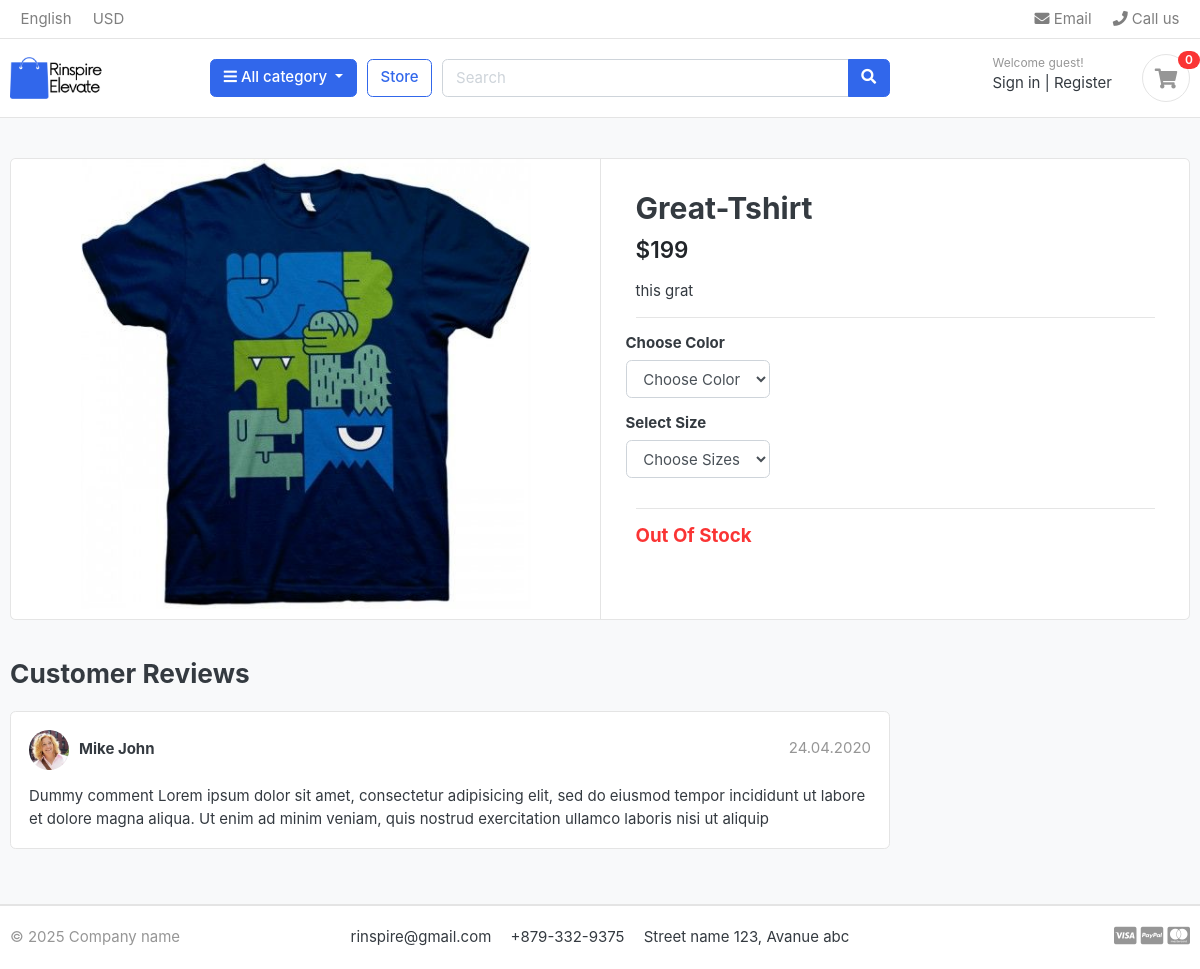
Page /store/category/t-shirts/great-tshirt/ on the committed database.
### store/models.py (models this page shows, shortened)
class Product(models.Model):
    product_name =models.CharField(max_length=200,unique=True)
    slug    = models.SlugField(max_length=200,unique=True)
    product_description = models.TextField(max_length=500,blank=True)
    price  =models.IntegerField()
    pro_image = models.ImageField(upload_to='photos/products',blank=True)
    stock =models.IntegerField()
    is_available = models.BooleanField(default=True)
    category = models.ForeignKey(Category,on_delete=models.CASCADE)
    created_date = models.DateTimeField(auto_now_add=True)
    modified_data =models.DateTimeField(auto_now=True)

### store/views.py (the view)
# urls.py: path("category/<slug:category_slug>/<slug:product_slug>/",views.product_detail,name='product_detail'),
def product_detail(request,category_slug,product_slug):
    try:
        single_product = Product.objects.get(category__slug=category_slug,slug=product_slug)
        in_cart = CartItem.objects.filter(cart__cart_id = _cart_id(request),product = single_product).exists()
    except Exception as e:
        raise e
    context={
        'single_product':single_product,
        'in_cart':in_cart,
    }
    return render(request,"store/product_detail.html",context)

### cart/context_processors.py (called while the page is built)
def counter(request):
    cart_count = 0
    if 'admin' in request.path:
        return {}
    else:
        try:
            cart =Cart.objects.filter(cart_id = _cart_id(request))
            cart_items = CartItem.objects.all().filter(cart = cart[:1])
            for cart_item in cart_items:
                cart_count +=  cart_item.quantity
        except Cart.DoesNotExist:
            cart_item = 0
    return dict(cart_count = cart_count)

### cart/views.py (called while the page is built)
def _cart_id(request):
    cart = request.session.session_key
    if not cart:
        cart = request.session.create()
    return cart

### category/context_processors.py (called while the page is built)
def menu_links(request):
    links = Category.objects.all()
    return dict(links=links)

### category/models.py (called while the page is built)
    def get_url(self):
        return reverse('product_by_category', args=[self.slug])

### store/models.py (called while the page is built)
    def colors(self):
        return super(VariationManager, self).filter(variation_category='color', is_active=True)

    def sizes(self):
        return super(VariationManager, self).filter(variation_category='size', is_active=True)

### template/store/product_detail.html (shortened to what this page needs)
{% extends 'base.html'%}
{%block content%}
<section class="section-content padding-y bg">
<div class="container">
<div class="card">
	<div class="row no-gutters">
		<aside class="col-md-6">
<article class="gallery-wrap">
	<div class="img-big-wrap">
	   <a href="#">{%if single_product.pro_image%}
        <img src="{{single_product.pro_image.url}}">
        {%else%}
        <p>image</p>
        {%endif%}</a>
	</div>
</article>
		</aside>
		<main class="col-md-6 border-left">
	<form method="post" action="{% url 'add_cart' single_product.id %}">
<article class="content-body">
<h2 class="title">{{single_product.product_name}}</h2>
<div class="mb-3">
	<var class="price h4">${{single_product.price}}</var>
</div>
<p>{{single_product.product_description}}</p>
<hr>
	<div class="row">
		<div class="item-option-select">
			<h6>Choose Color</h6>
			<select name="color" class="form-control" required>
				<option value="" disabled selected>Choose Color</option>
			</select>
		</div>
	</div>
	<div class="row">
		<div class="item-option-select">
			<h6>Select Size</h6>
			<select name="size" class="form-control" required>
				<option value="" disabled selected>Choose Sizes</option>
			</select>
		</div>
	</div>
	<hr>
	{% if single_product.stock == 0 %}
	<h5 class="text-danger">Out Of Stock</h5>
	{% else %}
		<button type="submit" class="btn  btn-primary"> <span class="text">Add to cart</span> <i class="fas fa-shopping-cart"></i>  </button>
	{% endif %}
</form>
		</main>
	</div>
</div>
<br>
<div class="row">
			<div class="col-md-9">
	<header class="section-heading">
		<h3>Customer Reviews </h3>
	</header>
	<article class="box mb-3">
		<div class="icontext w-100">
			<img src="/static/images/avatars/avatar1.jpg" class="img-xs icon rounded-circle">
			<div class="text">
				<span class="date text-muted float-md-right">24.04.2020 </span>
				<h6 class="mb-1">Mike John </h6>
			</div>
		</div>
		<div class="mt-3">
			<p>
				Dummy comment Lorem ipsum dolor sit amet, consectetur adipisicing elit, sed do eiusmod
				tempor incididunt ut labore et dolore magna aliqua. Ut enim ad minim veniam,
				quis nostrud exercitation ullamco laboris nisi ut aliquip
			</p>
		</div>
	</article>
	</div>
</div>
</div>
</section>
{%endblock%}

### static/css/ui.css (style rules this page uses)
html { font-family: "Inter", sans-serif; font-size: 15px; }
.content-body { flex: 1 1 auto; padding: 2rem 2.3rem; }
.img-xs, .img-sm, .img-md, .img-lg { -o-object-fit: cover; object-fit: cover; flex-shrink: 0; flex-grow: 0; }
.img-xs { width: 40px; height: 40px; }
.padding-y { padding-top: 40px; padding-bottom: 40px; }
var { font-style: normal; }
article:after, .form-group:after { display: block; clear: both; content: ""; }
.bg { background-color: #f8f9fa; }
.section-heading { margin-bottom: 20px; margin-top: 15px; }
p:last-child { margin-bottom: 0; }
.icontext { display: inline-flex; align-items: center; vertical-align: middle; }
.icontext .text { width: 100%; line-height: 1.2; }
.icontext .icon { position: relative; margin-right: 10px; flex-shrink: 0; flex-grow: 0; }
.price { font-weight: 600; color: #212529; }
.box { padding: 18px; background: #fff; border-radius: 0.37rem; border: 1px solid #e4e4e4; }
.box img { max-width: 100%; }
.gallery-wrap .img-big-wrap { margin-bottom: 10px; border-radius: 0.37rem; overflow: hidden; background-color: #fff; }
.gallery-wrap .img-big-wrap a { text-align: center; display: block; }
.gallery-wrap .img-big-wrap img { height: 450px; width: auto; display: inline-block; }
.item-option-select { margin-bottom: 1rem; display: inline-block; margin-right: 15px; }

### rows in the picture
Product: pro_image (picture), product_name "Great-Tshirt", price "199", product_description "this grat"

### other values in the picture
{{ cart_count }} "0"
